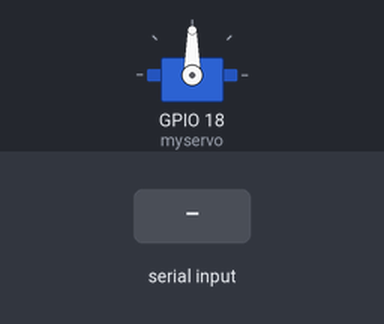
Simulated run of this sketch. Board: ESP32. On the bench: servo. The inputs (shaded band) are chosen by the test bench.

Above: at 1.2 s.
1.3 s: "30,150\n" received over Serial
At 3.5 s:
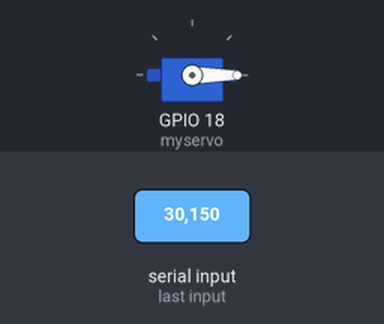
4.0 s: "90,45\n" received over Serial
At 4.8 s:
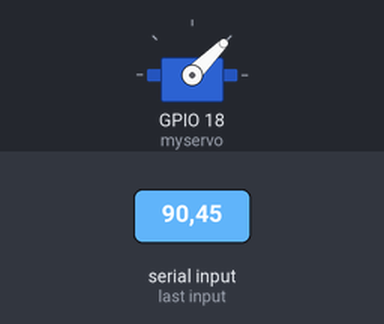
6.7 s: "200\n" received over Serial
At 7.5 s:
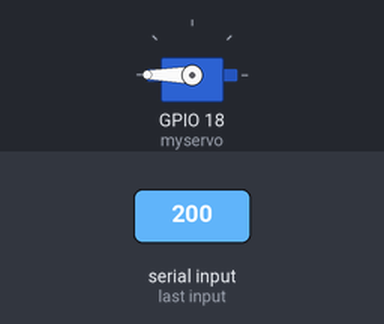
Timing chart, 0 to 9.7 s (numbered marks = the images above; inputs shaded):
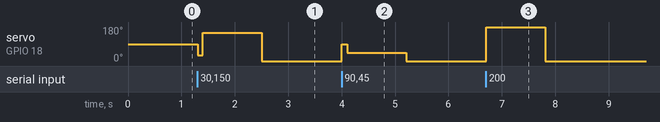

Measured:
- after the input at 1.3 s, servo on GPIO 18 (myservo): 90° → 30° at once, → 150° 0.10 s later, → 0° 1.1 s later
- after the input at 4.0 s, servo on GPIO 18 (myservo): 0° → 90° at once, → 45° 0.10 s later, → 0° 1.1 s later
- after the input at 6.7 s, servo on GPIO 18 (myservo): 0° → 180° at once, → 0° 1.1 s later

The sketch:

servo_angle_controll_by_serial_monitor.ino
```cpp
#include<ESP32Servo.h>
Servo myservo;
int pin=18;
void setup() {
  // put your setup code here, to run once:
  myservo.attach(18);
  Serial.begin(9600);

}

void loop() {
  // put your main code here, to run repeatedly:
  if(Serial.available())
  {
    int angle=Serial.parseInt();
    myservo.write(angle);
  }
  delay(100);
}
```
